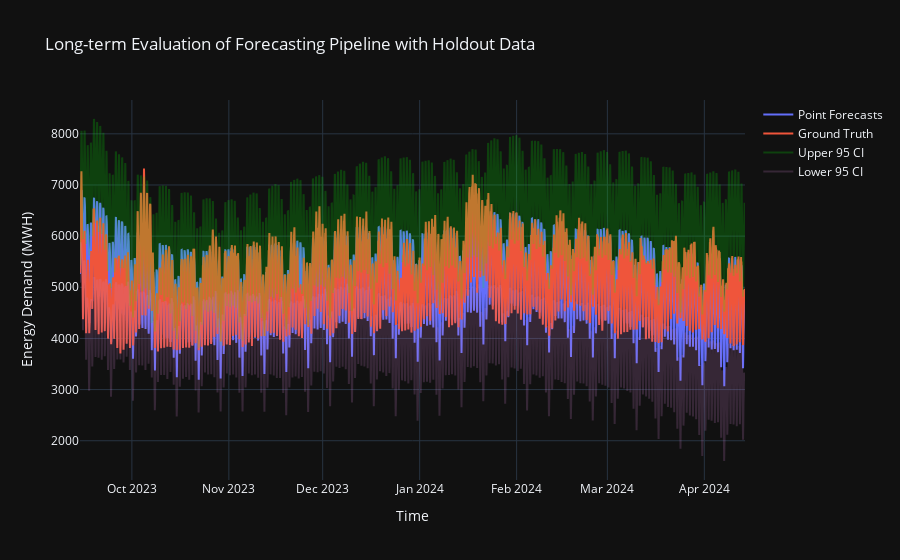

The cell this chart's notebook holds for it:
### Code cell
# Combine error forecasts
std_forecasts = np.sqrt(variance_forecasts)

# 1.96 is the z-value for the 2.5th percentile of the standard normal distribution
lower_cuts = point_forecasts - 1.96 * std_forecasts  
upper_cuts = point_forecasts + 1.96 * std_forecasts

# Create figure showing forecasts and actual values
long_term_fig = go.Figure()
long_term_fig.add_trace(go.Scatter(x=evaluation_data.index, y=point_forecasts, mode='lines', 
    name='Point Forecasts', line=dict(color='rgba(255, 0, 0)')))
long_term_fig.add_trace(go.Scatter(x=evaluation_data.index, y=actual_values, mode='lines', 
    name='Ground Truth', line=dict(color='rgba(0, 0, 255)')))
long_term_fig.add_trace(go.Scatter(x=evaluation_data.index, y=upper_cuts, mode='lines', 
    name='Upper 95 CI', line=dict(color='rgba(0, 255, 0, 0.2)')))
long_term_fig.add_trace(go.Scatter(x=evaluation_data.index, y=lower_cuts, mode='lines', 
    name='Lower 95 CI', line=dict(color='rgba(200, 125, 200, 0.2)')))

# Customize the layout
long_term_fig.update_layout(
    title="Long-term Evaluation of Forecasting Pipeline with Holdout Data",
    xaxis_title='Time',
    yaxis_title='Energy Demand (MWH)',
    template='plotly_dark' 
)

# save plotly figure for web application
with open(r"assets/long_term_evaluation_plot.pkl", 'wb') as file:
    pkl.dump(long_term_fig, file=file)

long_term_fig.show()

### Figure 1 — Plotly figure (JSON) as saved in the notebook; plotly's stock layout.template omitted (floating-point values rounded to 4 significant figures; data arrays with more than 128 entries replaced by an {"elided": "..."} marker saying what was removed)
{"data": [{"line": {"color": "rgba(255, 0, 0)"}, "mode": "lines", "name": "Point Forecasts", "type": "scatter", "x": {"elided": "5102 str values"}, "y": {"elided": "5102 float values"}}, {"line": {"color": "rgba(0, 0, 255)"}, "mode": "lines", "name": "Ground Truth", "type": "scatter", "x": {"elided": "5102 str values"}, "y": {"elided": "5102 int values"}}, {"line": {"color": "rgba(0, 255, 0, 0.2)"}, "mode": "lines", "name": "Upper 95 CI", "type": "scatter", "x": {"elided": "5102 str values"}, "y": {"elided": "5102 float values"}}, {"line": {"color": "rgba(200, 125, 200, 0.2)"}, "mode": "lines", "name": "Lower 95 CI", "type": "scatter", "x": {"elided": "5102 str values"}, "y": {"elided": "5102 float values"}}], "layout": {"title": {"text": "Long-term Evaluation of Forecasting Pipeline with Holdout Data"}, "xaxis": {"title": {"text": "Time"}}, "yaxis": {"title": {"text": "Energy Demand (MWH)"}}}}
